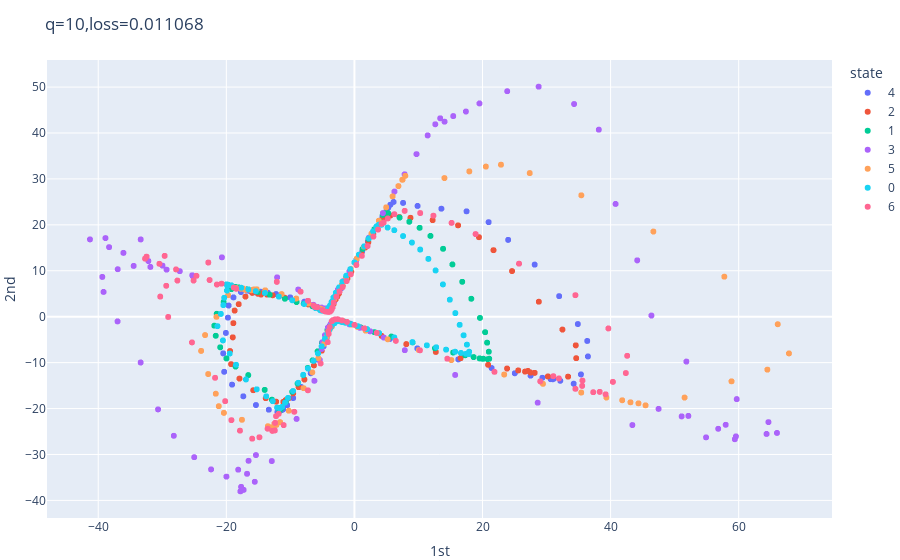

The code cell stored with this chart in its notebook:
### Code cell
Adam = tf.keras.optimizers.Adam(learning_rate=0.001,beta_1=0.9,beta_2=0.999,epsilon=1e-07)
SGD = tf.keras.optimizers.SGD(learning_rate=0.001,momentum=0.0,nesterov=False)
model.compile(loss='mse',optimizer=Adam)
history = model.fit(X,X,epochs=10,verbose=0,callbacks=[CustomCallback()])

### Figure 1 — Plotly figure (JSON) as saved in the notebook; plotly's stock layout.template omitted (floating-point values rounded to 4 significant figures; data arrays with more than 128 entries replaced by an {"elided": "..."} marker saying what was removed)
{"data": [{"hovertemplate": "state=4<br>1st=%{x}<br>2nd=%{y}<br>shift=%{text}<extra></extra>", "legendgroup": "4", "marker": {"color": "#636efa", "symbol": "circle"}, "mode": "markers+text", "name": "4", "showlegend": true, "text": {"elided": "2860 int values"}, "type": "scattergl", "x": {"elided": "2860 float values"}, "xaxis": "x", "y": {"elided": "2860 float values"}, "yaxis": "y"}, {"hovertemplate": "state=2<br>1st=%{x}<br>2nd=%{y}<br>shift=%{text}<extra></extra>", "legendgroup": "2", "marker": {"color": "#EF553B", "symbol": "circle"}, "mode": "markers+text", "name": "2", "showlegend": true, "text": {"elided": "2860 int values"}, "type": "scattergl", "x": {"elided": "2860 float values"}, "xaxis": "x", "y": {"elided": "2860 float values"}, "yaxis": "y"}, {"hovertemplate": "state=1<br>1st=%{x}<br>2nd=%{y}<br>shift=%{text}<extra></extra>", "legendgroup": "1", "marker": {"color": "#00cc96", "symbol": "circle"}, "mode": "markers+text", "name": "1", "showlegend": true, "text": {"elided": "2840 int values"}, "type": "scattergl", "x": {"elided": "2840 float values"}, "xaxis": "x", "y": {"elided": "2840 float values"}, "yaxis": "y"}, {"hovertemplate": "state=3<br>1st=%{x}<br>2nd=%{y}<br>shift=%{text}<extra></extra>", "legendgroup": "3", "marker": {"color": "#ab63fa", "symbol": "circle"}, "mode": "markers+text", "name": "3", "showlegend": true, "text": {"elided": "2820 int values"}, "type": "scattergl", "x": {"elided": "2820 float values"}, "xaxis": "x", "y": {"elided": "2820 float values"}, "yaxis": "y"}, {"hovertemplate": "state=5<br>1st=%{x}<br>2nd=%{y}<br>shift=%{text}<extra></extra>", "legendgroup": "5", "marker": {"color": "#FFA15A", "symbol": "circle"}, "mode": "markers+text", "name": "5", "showlegend": true, "text": {"elided": "2840 int values"}, "type": "scattergl", "x": {"elided": "2840 float values"}, "xaxis": "x", "y": {"elided": "2840 float values"}, "yaxis": "y"}, {"hovertemplate": "state=0<br>1st=%{x}<br>2nd=%{y}<br>shift=%{text}<extra></extra>", "legendgroup": "0", "marker": {"color": "#19d3f3", "symbol": "circle"}, "mode": "markers+text", "name": "0", "showlegend": true, "text": {"elided": "2880 int values"}, "type": "scattergl", "x": {"elided": "2880 float values"}, "xaxis": "x", "y": {"elided": "2880 float values"}, "yaxis": "y"}, {"hovertemplate": "state=6<br>1st=%{x}<br>2nd=%{y}<br>shift=%{text}<extra></extra>", "legendgroup": "6", "marker": {"color": "#FF6692", "symbol": "circle"}, "mode": "markers+text", "name": "6", "showlegend": true, "text": {"elided": "2900 int values"}, "type": "scattergl", "x": {"elided": "2900 float values"}, "xaxis": "x", "y": {"elided": "2900 float values"}, "yaxis": "y"}], "layout": {"autosize": true, "legend": {"title": {"text": "state"}, "tracegroupgap": 0}, "margin": {"b": 0, "l": 0, "r": 0, "t": 60}, "title": {"text": "q=10,loss=0.011068"}, "xaxis": {"anchor": "y", "autorange": true, "domain": [0, 1], "range": [-48.14, 74.71], "title": {"text": "1st"}, "type": "linear"}, "yaxis": {"anchor": "x", "autorange": true, "domain": [0, 1], "range": [-43.97, 56.03], "title": {"text": "2nd"}, "type": "linear"}}}
